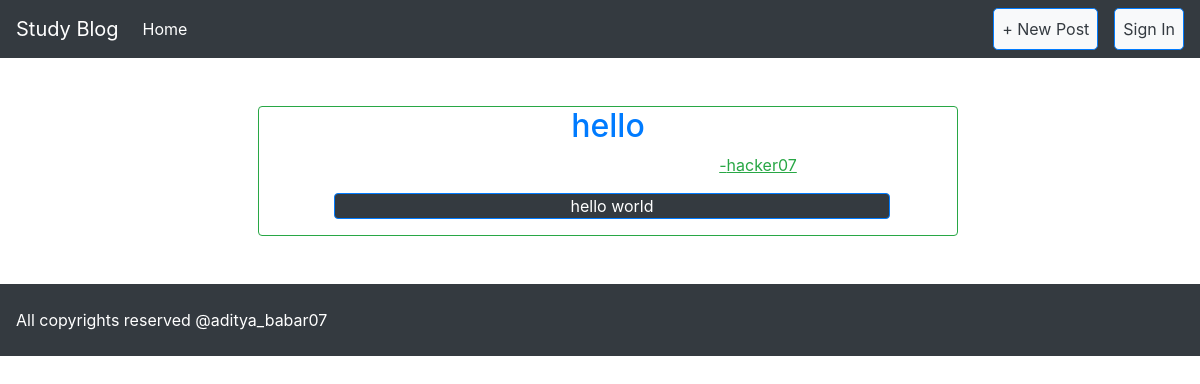
The app's page /, older data.
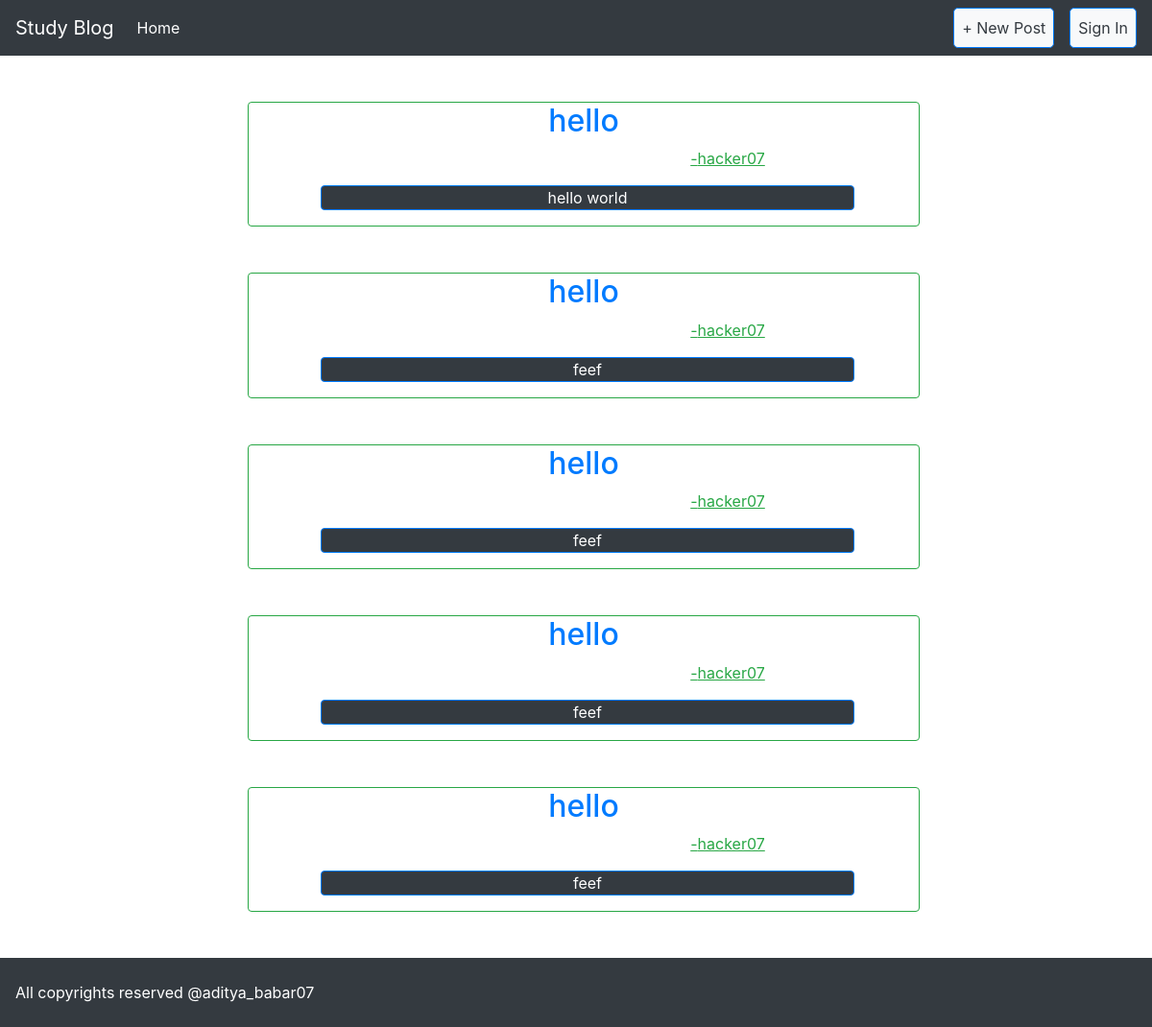
The same page, newer data.
### blog/models.py (models this page shows, shortened)
class Post(models.Model):
    title = models.CharField(max_length=200)
    author = models.ForeignKey(
        'auth.user',
        on_delete = models.CASCADE,
    )
    body = models.TextField()

### blog/views.py (the view)
class BlogListView(ListView):
    model = Post
    template_name = 'home.html'

### blog/templates/home.html
{% extends 'base.html' %}
{% block content %}
{% for post in object_list %}
<center class='mt-5'>
    <div class='post-entry ml-3 border border-success rounded col-7'>
        <h2><a href="{% url 'post_detail' post.pk %}">{{ post.title }}</a></h2>
        <t class="text-success" style="margin-left: 300px;"><u>-{{ post.author }}</u></t>
        <p class="ml-2 border border-primary rounded bg-dark text-white col-10 mt-3">
            {{ post.body }}</p>
    </div>
</center>
{% endfor %}
{% endblock content %}3

Row changes from the older to the newer data that the page shows:
added Post: title "hello", author "hacker07", body "feef"
added Post: title "hello", author "hacker07", body "feef"
added Post: title "hello", author "hacker07", body "feef"
added Post: title "hello", author "hacker07", body "feef"
